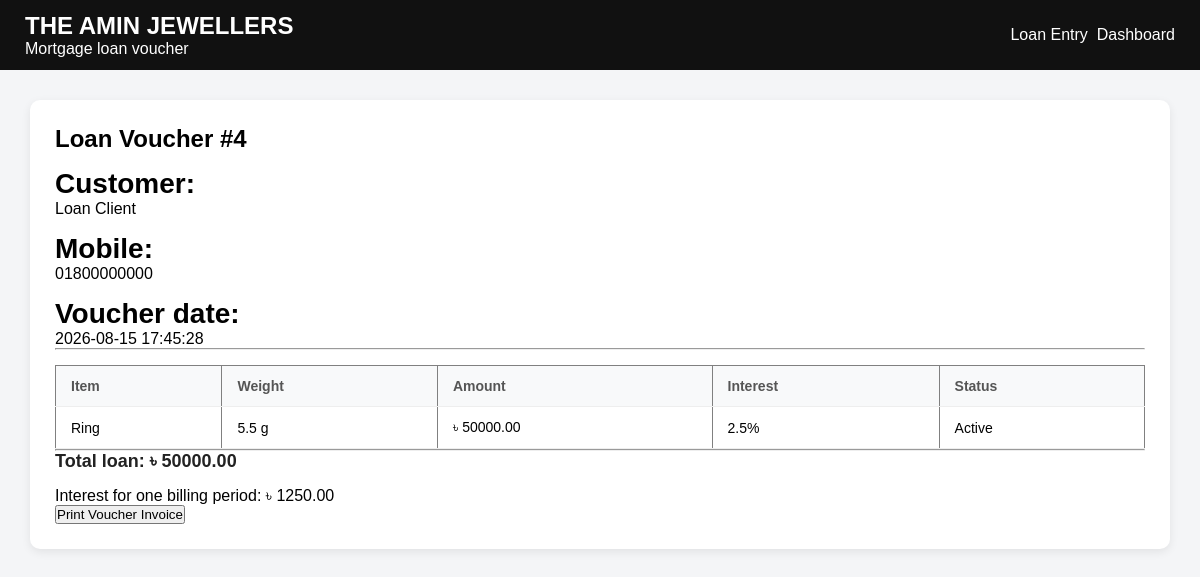
The page /loan-voucher/4 (signed in) on the database its author committed.
### tables this page shows
CREATE TABLE loan_vouchers (
            id INTEGER PRIMARY KEY AUTOINCREMENT,
            customer_name TEXT NOT NULL COLLATE NOCASE UNIQUE,
            mobile TEXT,
            created_at TIMESTAMP DEFAULT CURRENT_TIMESTAMP
        );

CREATE TABLE loans (
            id INTEGER PRIMARY KEY AUTOINCREMENT,
            customer_name TEXT NOT NULL,
            mobile TEXT,
            item_details TEXT NOT NULL,
            weight REAL,
            amount REAL NOT NULL,
            interest_rate REAL NOT NULL DEFAULT 0,
            status TEXT NOT NULL DEFAULT 'Active',
            created_at TIMESTAMP DEFAULT CURRENT_TIMESTAMP
        , voucher_id INTEGER, address TEXT, karat TEXT, bhori REAL NOT NULL DEFAULT 0, ana REAL NOT NULL DEFAULT 0, rati REAL NOT NULL DEFAULT 0, point REAL NOT NULL DEFAULT 0, issue_date TEXT);

### app.py (the view)
@app.route("/loan-voucher/<int:voucher_id>")
@login_required
def loan_voucher(voucher_id):
    conn = get_db()
    voucher = conn.execute(
        "SELECT * FROM loan_vouchers WHERE id = ?", (voucher_id,)
    ).fetchone()
    if voucher is None:
        return redirect("/loans")
    entries = conn.execute("""
        SELECT * FROM loans
        WHERE voucher_id = ?
        ORDER BY id DESC
    """, (voucher_id,)).fetchall()
    totals = conn.execute("""
        SELECT
            COALESCE(SUM(amount), 0) AS amount,
            COALESCE(SUM(amount * interest_rate / 100), 0) AS interest
        FROM loans
        WHERE voucher_id = ? AND status = 'Active'
    """, (voucher_id,)).fetchone()
    return render_template(
        "loan_voucher.html", voucher=voucher, loans=entries, totals=totals
    )

### app.py (called while the page is built)
def get_db():
    if "db" not in g:
        g.db = sqlite3.connect(DATABASE)
        g.db.row_factory = sqlite3.Row
    return g.db

def login_required(f):
    @wraps(f)
    def decorated_function(*args, **kwargs):
        if "user" not in session:
            return redirect("/")
        return f(*args, **kwargs)
    return decorated_function

### templates/loan_voucher.html (shortened to what this page needs)
<!DOCTYPE html>
<html lang="en">
<head>
    <link rel="stylesheet" href="{{ url_for('static', filename='css/style.css') }}">
</head>
<body>
<header class="topbar">
    <div><h2>THE AMIN JEWELLERS</h2><span>Mortgage loan voucher</span></div>
    <div><a href="/loans">Loan Entry</a>&nbsp;&nbsp;<a href="/dashboard">Dashboard</a></div>
</header>
<main class="content">
    <section class="card">
        <h1>Loan Voucher #{{ voucher['id'] }}</h1>
        <p><strong>Customer:</strong> {{ voucher['customer_name'] }}</p>
        <p><strong>Mobile:</strong> {{ voucher['mobile'] or '-' }}</p>
        <p><strong>Voucher date:</strong> {{ voucher['created_at'] }}</p>
        <hr>
        <table width="100%" border="1" cellpadding="10">
            <thead><tr><th>Item</th><th>Weight</th><th>Amount</th><th>Interest</th><th>Status</th></tr></thead>
            <tbody>
            {% for loan in loans %}
                <tr>
                    <td>{{ loan['item_details'] }}{% if loan['karat'] %} ({{ loan['karat'] }}){% endif %}</td>
                    <td>
                        {{ loan['weight'] or 0 }} g
                    </td>
                    <td>৳ {{ '%.2f'|format(loan['amount']) }}</td>
                    <td>{{ loan['interest_rate'] }}%</td>
                    <td>{{ loan['status'] }}</td>
                </tr>
            {% else %}
                <tr><td colspan="5">No loan entries.</td></tr>
            {% endfor %}
            </tbody>
        </table>
        <hr>
        <h2>Total loan: ৳ {{ '%.2f'|format(totals['amount']) }}</h2>
        <p>Interest for one billing period: ৳ {{ '%.2f'|format(totals['interest']) }}</p>
        <button type="button" onclick="window.print()">Print Voucher Invoice</button>
    </section>
</main>
</body>
</html>

### static/css/style.css (style rules this page uses)
* { box-sizing: border-box; margin: 0; padding: 0; }
body { font-family: Arial, sans-serif; background: #f4f5f7; }
.topbar { height: 70px; background: #111; color: white; display: flex; justify-content: space-between; align-items: center; padding: 0 25px; }
.topbar a { color: white; text-decoration: none; }
.content { flex: 1; padding: 30px; }
.card { background: white; padding: 25px; border-radius: 10px; box-shadow: 0 3px 10px rgba(0,0,0,0.08); margin-bottom: 20px; }
.card h2 { margin-bottom: 15px; font-size: 18px; color: #222; }
.card table { width: 100%; border-collapse: collapse; margin-top: 15px; }
.card table th, .card table td { padding: 12px 15px; text-align: left; border-bottom: 1px solid #eee; font-size: 14px; }
.card table th { background: #f8f9fa; color: #555; font-weight: bold; }
.card strong { display: block; font-size: 28px; margin-top: 15px; }

### rows shown on the page
loan_vouchers: id "4", customer_name "Loan Client", mobile "01800000000", created_at "2026-08-15 17:45:28"
loans: item_details "Ring", weight "5.5", amount "50000.00", interest_rate "2.5", status "Active"

### other values the page prints
{{ '%.2f'|format(totals['amount']) }} "50000.00"
{{ '%.2f'|format(totals['interest']) }} "1250.00"
